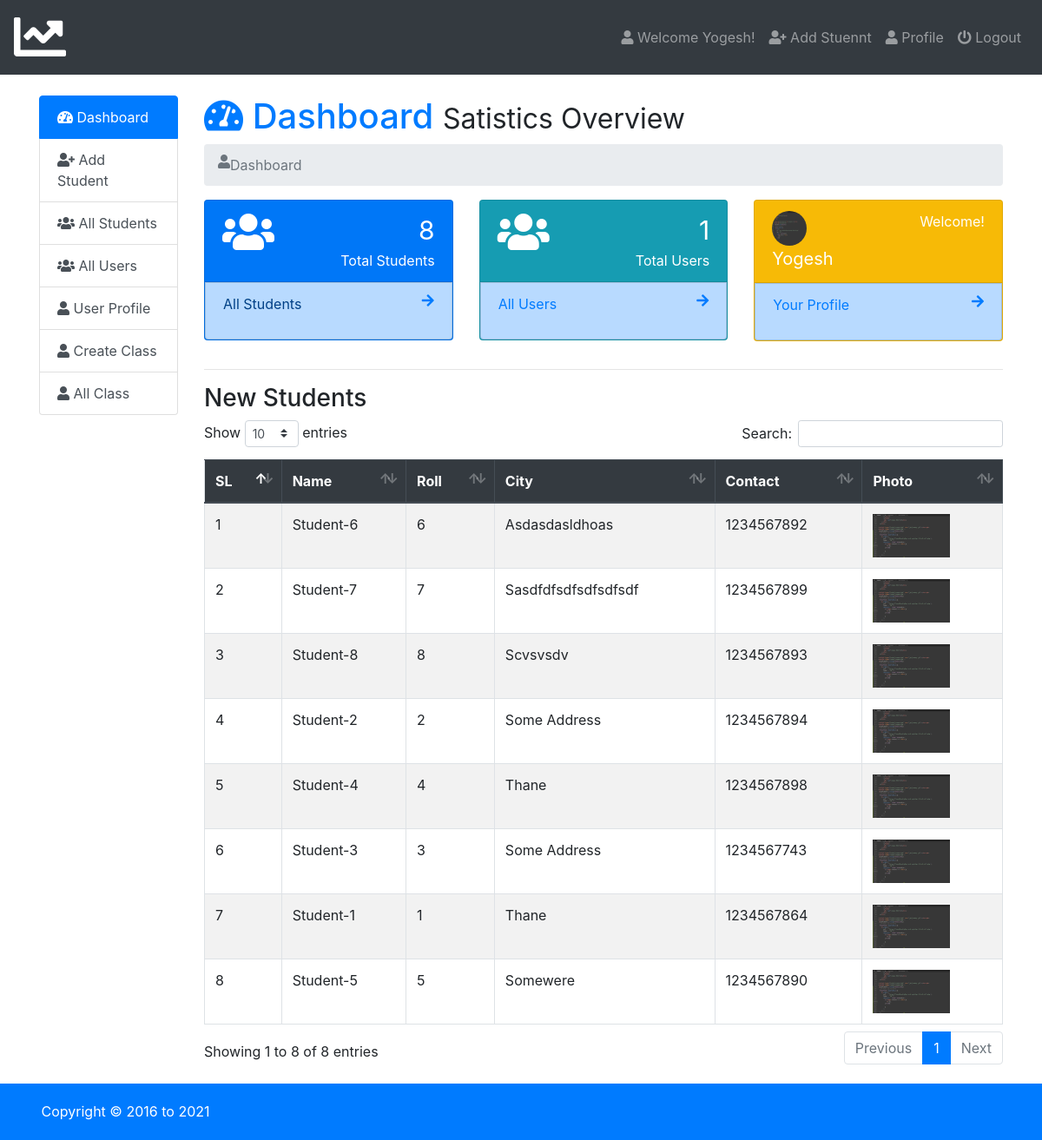
The page /admin/index.php (signed in) on the database its author committed.
### tables this page shows
CREATE TABLE `users` (
  `id` int(5) NOT NULL,
  `name` varchar(50) NOT NULL,
  `email` varchar(50) NOT NULL,
  `username` varchar(50) NOT NULL,
  `password` varchar(100) NOT NULL,
  `photo` varchar(50) NOT NULL,
  `status` varchar(12) NOT NULL,
  `datetime` timestamp NOT NULL DEFAULT current_timestamp()
);

CREATE TABLE `students` (
  `id` int(11) NOT NULL,
  `name` varchar(20) NOT NULL,
  `roll` int(3) NOT NULL,
  `class` varchar(10) NOT NULL,
  `city` varchar(50) NOT NULL,
  `pcontact` varchar(11) NOT NULL,
  `photo` varchar(50) NOT NULL,
  `datetime` timestamp NOT NULL DEFAULT current_timestamp() ON UPDATE current_timestamp(),
  `std` int(11) NOT NULL,
  `marks` int(11) NOT NULL
);

### admin/dashboard.php (the view, shortened to what this page needs)
<h1><a href="index.php"><i class="fas fa-tachometer-alt"></i>  Dashboard</a> <small>Satistics Overview</small></h1>
<nav aria-label="breadcrumb">
  <ol class="breadcrumb">
     <li class="breadcrumb-item active" aria-current="page"><i class="fas fa-user"></i> Dashboard</li>
  </ol>
</nav>
<div class="row student">
  <div class="col-sm-4">
     <div class="card text-white bg-primary mb-3">
      <div class="card-header">
        <div class="row">
          <div class="col-sm-4">
            <i class="fa fa-users fa-3x"></i>
          </div>
          <div class="col-sm-8">
            <div class="float-sm-right">&nbsp;<span style="font-size: 30px"><?php $stu=mysqli_query($db_con,'SELECT * FROM `students`'); $stu= mysqli_num_rows($stu); echo $stu; ?></span></div>
            <div class="clearfix"></div>
            <div class="float-sm-right">Total Students</div>
          </div>
        </div>
      </div>
      <div class="list-group-item-primary list-group-item list-group-item-action">
        <div class="row">
          <div class="col-sm-8">
            <p class="">All Students</p>
          </div>
          <div class="col-sm-4">
            <a href="all-student.php"><i class="fa fa-arrow-right float-sm-right"></i></a>
          </div>
        </div>
      </div>
    </div>
  </div>
  <div class="col-sm-4">
     <div class="card text-white bg-info mb-3">
      <div class="card-header">
        <div class="row">
          <div class="col-sm-4">
            <i class="fa fa-users fa-3x"></i>
          </div>
          <div class="col-sm-8">
            <div class="float-sm-right">&nbsp;<span style="font-size: 30px"><?php $tusers=mysqli_query($db_con,'SELECT * FROM `users`'); $tusers= mysqli_num_rows($tusers); echo $tusers; ?></span></div>
            <div class="clearfix"></div>
            <div class="float-sm-right">Total Users</div>
          </div>
        </div>
      </div>
      <div class="list-group-item-primary list-group-item list-group-item-action">
         <a href="index.php?page=all-users">
        <div class="row">
          <div class="col-sm-8">
            <p class="">All Users</p>
          </div>
          <div class="col-sm-4">
           <i class="fa fa-arrow-right float-sm-right"></i>
          </div>
        </div>
        </a>
      </div>
    </div>
  </div>
  <div class="col-sm-4">
     <div class="card text-white bg-warning mb-3">
      <div class="card-header">
        <div class="row">
          <?php $usernameshow = $_SESSION['user_login']; $userspro = mysqli_query($db_con,"SELECT * FROM `users` WHERE `username`='$usernameshow';"); $userrow=mysqli_fetch_array($userspro); ?>
          <div class="col-sm-6">
            <img class="showimg" src="images/<?php echo $userrow['photo']; ?>">
            <div style="font-size: 20px"><?php echo ucwords($userrow['name']); ?></div>
          </div>
          <div class="col-sm-6">
            <div class="float-sm-right">Welcome!</div>
          </div>
        </div>
      </div>
      <div class="list-group-item-primary list-group-item list-group-item-action">
        <a href="index.php?page=user-profile">
        <div class="row">
          <div class="col-sm-8">
            <p class="">Your Profile</p>
          </div>
          <div class="col-sm-4">
            <i class="fa fa-arrow-right float-sm-right"></i>
          </div>
        </div>
        </a>
      </div>
    </div>
  </div>
</div>
<hr>
<h3>New Students</h3>
<table class="table  table-striped table-hover table-bordered" id="data">
  <thead class="thead-dark">
    <tr>
      <th scope="col">SL</th>
      <th scope="col">Name</th>
      <th scope="col">Roll</th>
      <th scope="col">City</th>
      <th scope="col">Contact</th>
      <th scope="col">Photo</th>
    </tr>
  </thead>
  <tbody>
    <?php
      $query=mysqli_query($db_con,'SELECT * FROM `students` ORDER BY `students`.`datetime` DESC;');
      $i=1;
      while ($result = mysqli_fetch_array($query)) { ?>
      <tr>
        <?php
        echo '<td>'.$i.'</td>
          <td>'.ucwords($result['name']).'</td>
          <td>'.$result['roll'].'</td>
          <td>'.ucwords($result['city']).'</td>
          <td>'.$result['pcontact'].'</td>
          <td><img src="images/'.$result['photo'].'" height="50px"></td>';?>
      </tr>
     <?php $i++;} ?>
  </tbody>
</table>

### admin/index.php (shortened to what this page needs)
<?php require_once 'db_con.php';
?>
<!doctype html>
<html lang="en">
  <head>
    <link rel="stylesheet" href="../css/bootstrap.min.css">
    <link rel="stylesheet" href="../css/dataTables.bootstrap4.min.css">
    <link rel="stylesheet" href="../css/fontawesome.min.css">
    <link rel="stylesheet" href="../css/solid.min.css">
    <link rel="stylesheet" href="https://cdnjs.cloudflare.com/ajax/libs/animate.css/4.0.0/animate.min.css"/>
    <link rel="stylesheet" type="text/css" href="../css/style.css">
  </head>
  <body>
<nav class="navbar navbar-expand-lg navbar-dark bg-dark">
  <a class="navbar-brand" href="index.php"><i class="fas fa-chart-line fa-3x"></i></a>
  <div class="navbar-collapse collapse justify-content-end" id="navbarSupportedContent">
    <?php $showuser = $_SESSION['user_login']; $haha = mysqli_query($db_con,"SELECT * FROM `users` WHERE `username`='$showuser';"); $showrow=mysqli_fetch_array($haha); ?>
    <ul class="nav navbar-nav ">
      <li class="nav-item"><a class="nav-link" href="index.php?page=user-profile"><i class="fa fa-user"></i> Welcome <?php echo $showrow['name']; ?>!</a></li>
      <li class="nav-item"><a class="nav-link" href="index.php?page=add-student"><i class="fa fa-user-plus"></i> Add Stuennt</a></li>
      <li class="nav-item"><a class="nav-link" href="index.php?page=user-profile"><i class="fa fa-user"></i> Profile</a></li>
      <li class="nav-item"><a class="nav-link" href="logout.php"><i class="fa fa-power-off"></i> Logout</a></li>
    </ul>
  </div>
</nav>
<br>
    <div class="container">
        <div class="row">
          <div class="col-md-2">
            <div class="list-group">
              <a href="index.php?page=dashboard" class="list-group-item list-group-item-action active">
               <i class="fas fa-tachometer-alt"></i> Dashboard
              </a>
              <a href="index.php?page=add-student" class="list-group-item list-group-item-action"><i class="fa fa-user-plus"></i> Add Student</a>
              <a href="index.php?page=all-student" class="list-group-item list-group-item-action"><i class="fa fa-users"></i> All Students</a>
              <a href="index.php?page=all-users" class="list-group-item list-group-item-action"><i class="fa fa-users"></i> All Users</a>
              <a href="index.php?page=user-profile" class="list-group-item list-group-item-action"><i class="fa fa-user"></i> User Profile</a>
              <a href="index.php?page=add-class" class="list-group-item list-group-item-action"><i class="fa fa-user"></i> Create Class</a>
              <a href="index.php?page=all-class" class="list-group-item list-group-item-action"><i class="fa fa-user"></i> All Class</a>
            </div>
          </div>
          <div class="col-md-10">
             <div class="content">
                 <?php
                   if (isset($_GET['page'])) {
                    $page = $_GET['page'].'.php';
                    }else{
                      $page = 'dashboard.php';
                    }
                    if (file_exists($page)) {
                      require_once $page;
                    }else{
                      require_once '404.php';
                    }
                  ?>
             </div>
        </div>
        </div>
    </div>
    <footer>
      <div class="container">
      <p>Copyright &copy; 2016 to <?php echo date('Y') ?></p>
      </div>
    </footer>
  </body>
</html>

### css/style.css (style rules this page uses)
footer { background: #007BFF; color:#fff; padding: 20px 0px 5px 5px; margin-top: 20px; }
img.showimg { border-radius: 50%; height: 40px; width: 40px; }

### rows shown on the page
users: name "Yogesh", photo (picture)
students: name "Student-6", roll "6", city "Asdasdasldhoas", pcontact "1234567892", photo (picture)
students: name "Student-7", roll "7", city "Sasdfdfsdfsdfsdfsdf", pcontact "1234567899", photo (picture)
students: name "Student-8", roll "8", city "Scvsvsdv", pcontact "1234567893", photo (picture)
students: name "Student-2", roll "2", city "Some Address", pcontact "1234567894", photo (picture)
students: name "Student-4", roll "4", city "Thane", pcontact "1234567898", photo (picture)
students: name "Student-3", roll "3", city "Some Address", pcontact "1234567743", photo (picture)
students: name "Student-1", roll "1", city "Thane", pcontact "1234567864", photo (picture)
students: name "Student-5", roll "5", city "Somewere", pcontact "1234567890", photo (picture)

### other values the page prints
$stu "8"
$tusers "1"
